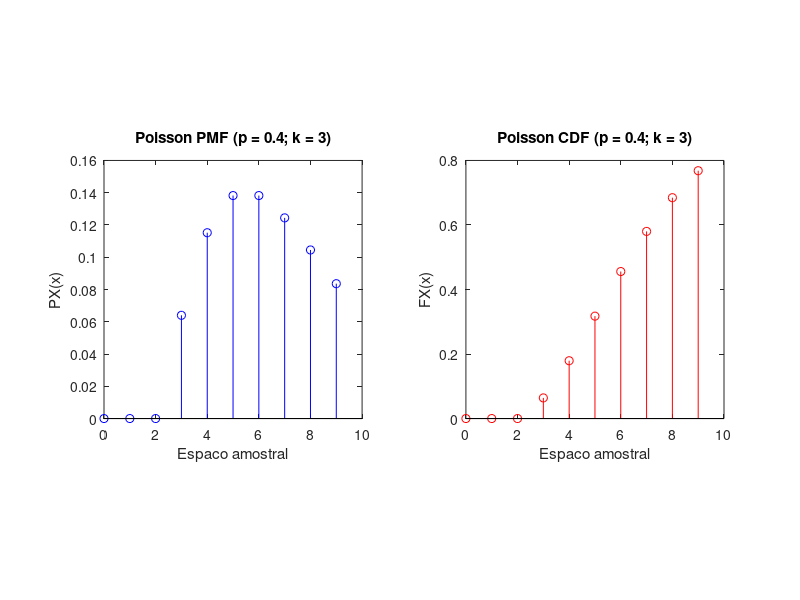

MATLAB code to generate this figure:
clear all clc clf

function pmf=pascalpmf(k,p,x)
%For Pascal (k,p) rv X, and
%input vector x, output is a
%vector pmf: pmf(i)=Prob[X=x(i)]
x=x(:);
n=max(x);
i=(k:n-1)';
ip= [1 ;(1-p)*(i./(i+1-k))];
%pb=all n-k+1 pascal probs
pb=(p^k)*cumprod(ip);
okx=(x==floor(x)).*(x>=k);
%set bad x(i)=k to stop bad indexing
x=(okx.*x) + k*(1-okx);
% pmf(i)=0 unless x(i) >= k
pmf=okx.*pb(x-k+1);
endfunction

function cdf=pascalcdf(k,p,x)
%Usage: cdf=pascalcdf(k,p,x)
%For a pascal (k,p) rv X
%and input vector x, the output
%is a vector cdf such that
% cdf(i)=Prob[X<=x(i)]
x=floor(x(:)); % for noninteger x(i)
allx=k:max(x);
%allcdf holds all needed cdf values
allcdf=cumsum(pascalpmf(k,p,allx));
%x_i < k have zero-prob,
% other values are OK
okx=(x>=k);
%set zero-prob x(i)=k,
%just so indexing is not fouled up
x=(okx.*x) +((1-okx)*k);
cdf= okx.*allcdf(x-k+1);
cdf = cdf';
endfunction

function E = expectedValue(sx, px)
  v = sx .* px;
  E = sum(v);
endfunction

% Espaço amostral e parametro
sx = 0:1:9;
p  = 0.4;
k  = 3;

% Calculo da PMF e CDF
px = pascalpmf(k, p, sx);
fx = pascalcdf(k, p, sx);
px = px';

% Valor esperado
E = expectedValue(sx, px)

% Plot da PMF
figure(1);
subplot(1,2,1);
stem(sx, px, 'b');
title("Poisson PMF (p = 0.4; k = 3)");
xlabel("Espaco amostral");
ylabel("PX(x)");
axis square

% Plot da CDF
figure(1);
subplot(1,2,2);
stem(sx, fx, 'r');
title("Poisson CDF (p = 0.4; k = 3)");
xlabel("Espaco amostral");
ylabel("FX(x)");
axis square
